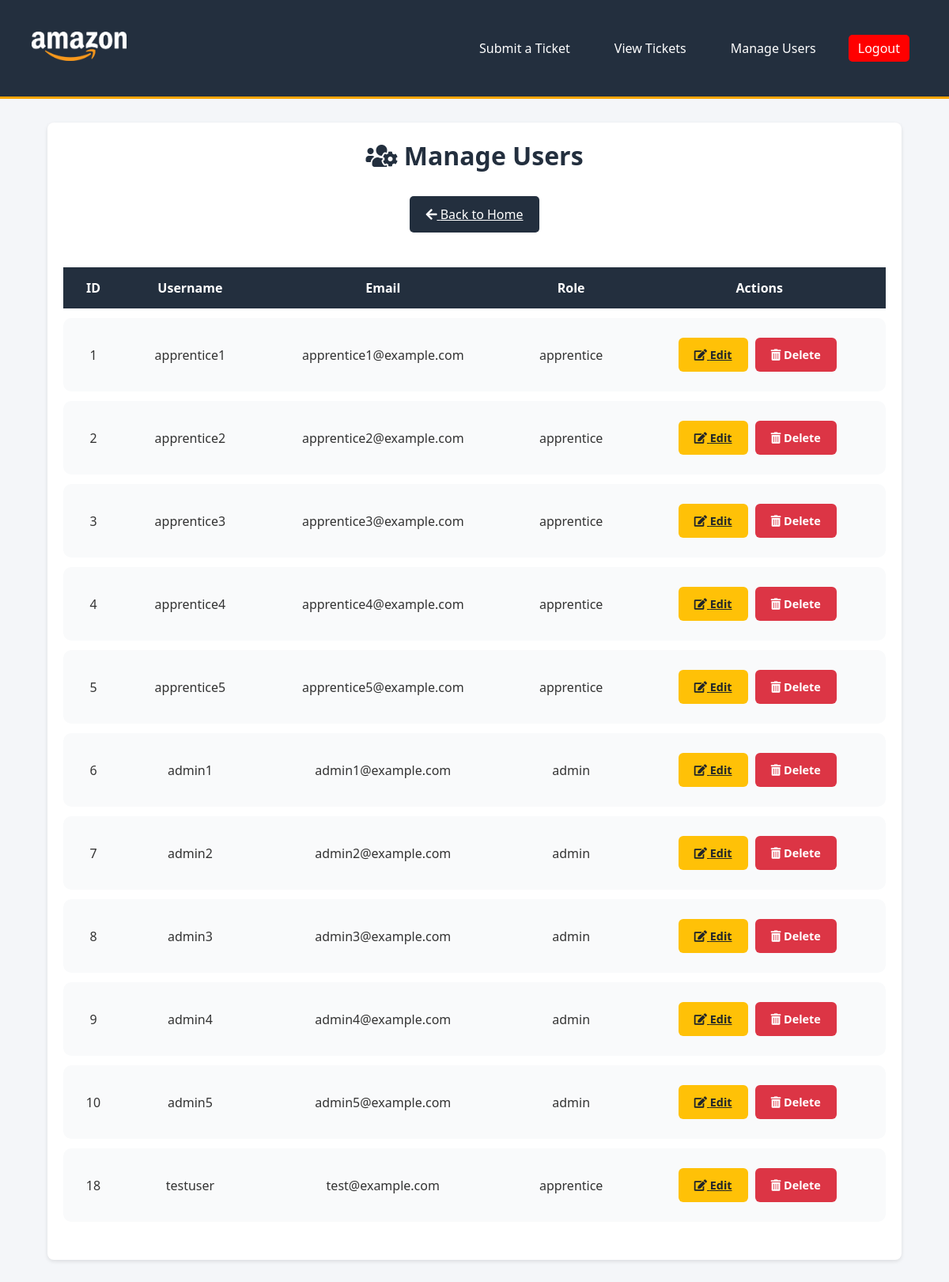
The page /admin_users (signed in) on the database as committed earlier.
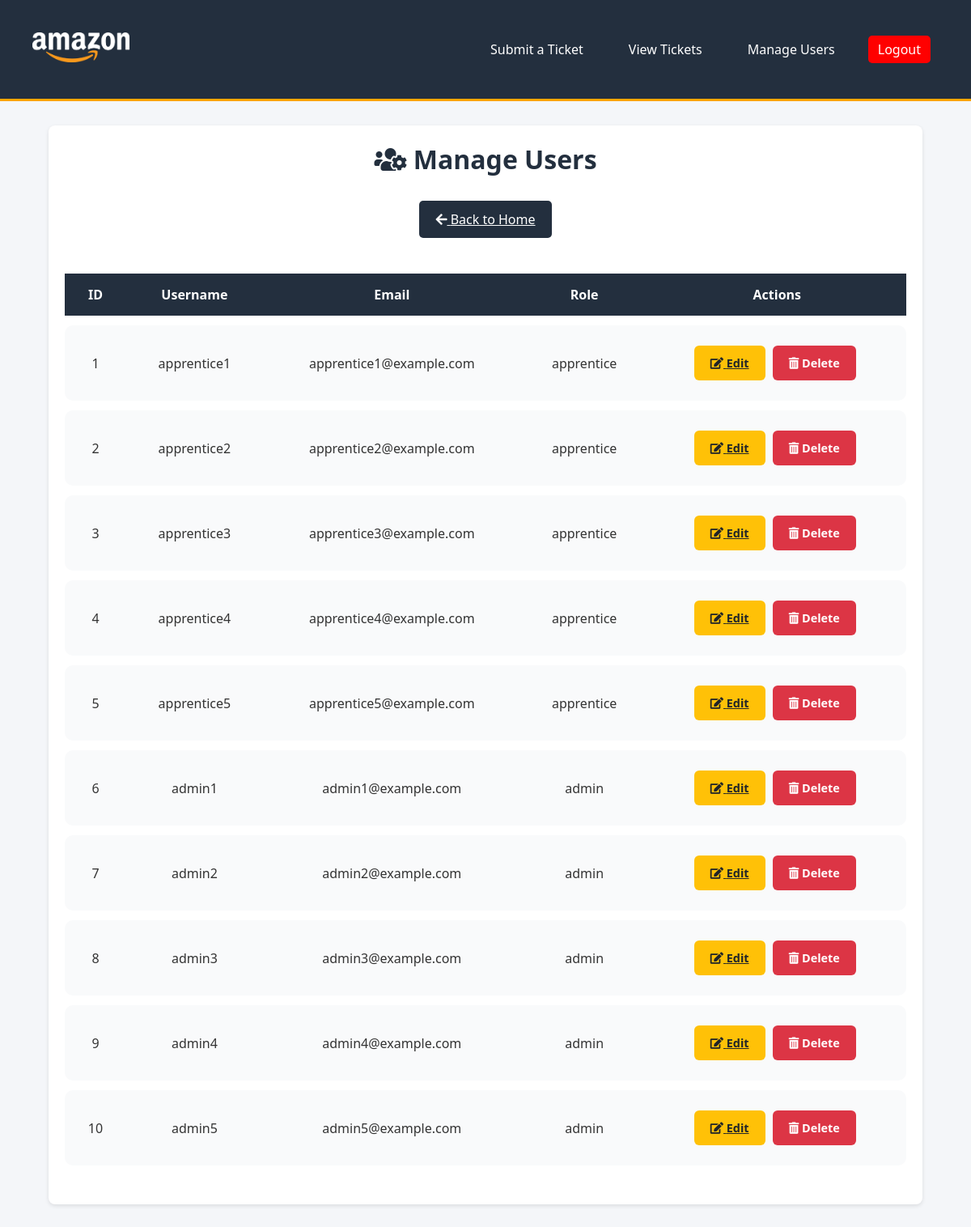
The same page on the database as committed later.
### tables this page shows
CREATE TABLE users (
            id INTEGER PRIMARY KEY AUTOINCREMENT,
            username TEXT UNIQUE NOT NULL,
            password TEXT NOT NULL,
            email TEXT,
            role TEXT NOT NULL CHECK(role IN ('apprentice', 'admin'))
        );

### app/users.py (the view)
@app.route('/admin_users')
@admin_required
def admin_users():
    conn = get_db_connection()
    role_filter = request.args.get('role')
    if role_filter:
        users = conn.execute('SELECT * FROM users WHERE role = ?', (role_filter,)).fetchall()
    else:
        users = conn.execute('SELECT * FROM users').fetchall()
    conn.close()
    return render_template('admin_users.html', users=users, role=role_filter)

### app/db.py (called while the page is built)
def get_db_connection():
    conn = sqlite3.connect('helpdesk.db')
    conn.row_factory = sqlite3.Row
    return conn

### app/users.py (called while the page is built)
def admin_required(f):
    from functools import wraps
    from flask import abort
    @wraps(f)
    def decorated_function(*args, **kwargs):
        if 'username' not in session:
            flash('You need to log in to manage users.', 'error')
            return redirect(url_for('login'))
        conn = get_db_connection()
        user = conn.execute('SELECT role FROM users WHERE username = ?', (session['username'],)).fetchone()
        conn.close()
        if not user or user['role'] != 'admin':
            abort(403)
        return f(*args, **kwargs)
    return decorated_function

### app/templates/admin_users.html (shortened to what this page needs)
<!DOCTYPE html>
<html lang="en">
<head>
    <link rel="stylesheet" href="{{ url_for('static', filename='styles.css') }}">
    <link rel="stylesheet" href="https://cdnjs.cloudflare.com/ajax/libs/font-awesome/5.15.1/css/all.min.css">
</head>
<body>
  <header class="header">
            <a href="{{ url_for('home') }}">
                <img src="{{ url_for('static', filename='logo.png') }}" alt="Helpdesk Logo">
            </a>
            <nav class="nav" id="navbar">
                <a href="/submit_ticket">Submit a Ticket</a>
                <a href="/tickets">View Tickets</a>
                {% if 'username' in session %}
                    {% if session['role'] == 'admin' %}
                        <a href="{{ url_for('admin_users') }}">Manage Users</a>
                    {% endif %}
                    <a href="/logout" class="btn btn-danger">Logout</a>
                {% else %}
                    <a href="/login" class="btn btn-warning">Login</a>
                {% endif %}
            </nav>
        </header>
<div class="container">
    <h1><i class="fas fa-users-cog"></i> Manage Users</h1>
    <div class="text-center mb-4">
        <a href="{{ url_for('home') }}" class="btn btn-secondary">
            <i class="fas fa-arrow-left"></i> Back to Home
        </a>
    </div>
<div class="table-responsive">
    <table class="table table-bordered">
        <thead>
            <tr>
                <th>ID</th>
                <th>Username</th>
                <th>Email</th>
                <th>Role</th>
                <th>Actions</th>
            </tr>
        </thead>
        <tbody>
            {% for user in users %}
            <tr>
                <td>{{ user.id }}</td>
                <td>{{ user.username }}</td>
                <td>{{ user.email }}</td>
                <td>{{ user.role }}</td>
                <td>
                    <a href="{{ url_for('edit_user', user_id=user.id) }}" class="btn btn-warning btn-sm" aria-label="Edit User {{ user.username }}">
                        <i class="fas fa-edit"></i> Edit
                    </a>
                    <button
                        class="btn btn-danger btn-sm"
                        onclick="openModal({{ user.id }}, '{{ user.username }}')"
                        aria-label="Delete User {{ user.username }}">
                        <i class="fas fa-trash-alt"></i> Delete
                    </button>
                </td>
            </tr>
            {% endfor %}
        </tbody>
    </table>
</div>
</body>
</html>

Rows that differ between the two databases and show on the page:
removed users: id "18", username "testuser", email "test@example.com", role "apprentice"
